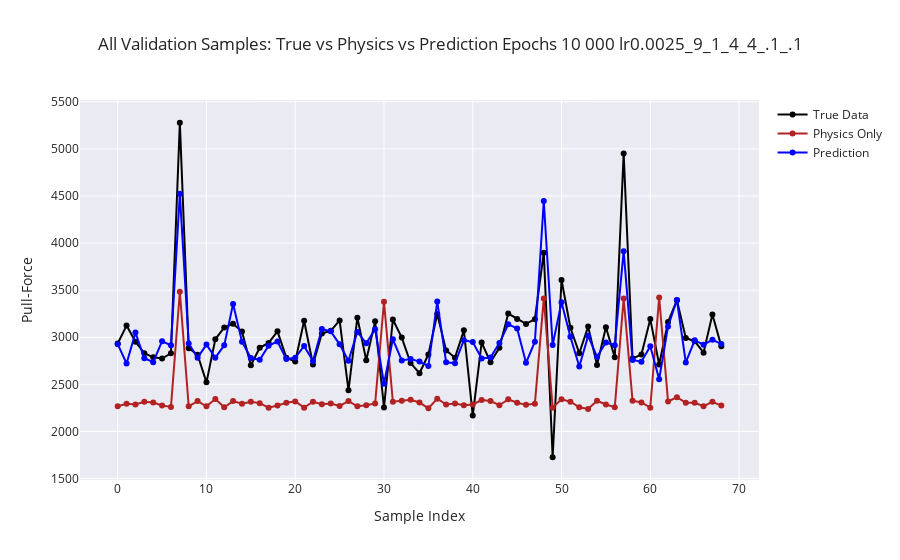

Notebook source saved alongside this figure:
### Code cell
# After training, do a one‐pass over val_loader:
all_true, all_phys, all_pred = [], [], []

with torch.no_grad():
    for x_cat, x_cont, y in val_loader:
        y   = y.unsqueeze(-1)                             # [B,1]
        f_p = physics_pull_force(x_cont).unsqueeze(-1)     # [B,1]
        r_p = model(x_cat, x_cont)                         # [B,1]
        y_p = (f_p + r_p)                                  # [B,1]

        all_true.append(y.ravel())
        all_phys.append(f_p.ravel())
        all_pred.append(y_p.ravel())

# flatten
all_true = np.concatenate(all_true)
all_phys = np.concatenate(all_phys)
all_pred = np.concatenate(all_pred)

# now plot per‐sample
sample_idx = np.arange(len(all_true))

fig = go.Figure()
fig.add_trace(go.Scatter(x=sample_idx, y=all_true, mode="lines+markers",
                         name="True Data", marker=dict(color="black", size=6)))
fig.add_trace(go.Scatter(x=sample_idx, y=all_phys, mode="lines+markers",
                         name="Physics Only", marker=dict(color="firebrick", size=6)))
fig.add_trace(go.Scatter(x=sample_idx, y=all_pred, mode="lines+markers",
                         name="Prediction", marker=dict(color="blue", size=6)))

fig.update_layout(
    title="All Validation Samples: True vs Physics vs Prediction Epochs 10 000 lr0.0025_9_1_4_4_.1_.1",
    xaxis_title="Sample Index",
    yaxis_title="Pull-Force",
    template="seaborn"
)
fig.show()

### Figure 1 — Plotly figure (JSON) as saved in the notebook; plotly's stock layout.template omitted (floating-point values rounded to 4 significant figures)
{"data": [{"marker": {"color": "black", "size": 6}, "mode": "lines+markers", "name": "True Data", "type": "scatter", "x": [0, 1, 2, 3, 4, 5, 6, 7, 8, 9, 10, 11, 12, 13, 14, 15, 16, 17, 18, 19, 20, 21, 22, 23, 24, 25, 26, 27, 28, 29, 30, 31, 32, 33, 34, 35, 36, 37, 38, 39, 40, 41, 42, 43, 44, 45, 46, 47, 48, 49, 50, 51, 52, 53, 54, 55, 56, 57, 58, 59, 60, 61, 62, 63, 64, 65, 66, 67, 68], "y": [2934.0, 3124.0, 2953.0, 2830.0, 2787.0, 2775.0, 2830.0, 5278.0, 2883.0, 2814.0, 2522.0, 2979.0, 3104.0, 3143.0, 3061.0, 2703.0, 2888.0, 2940.0, 3063.0, 2784.0, 2742.0, 3175.0, 2711.0, 3040.0, 3069.0, 3179.0, 2437.0, 3208.0, 2756.0, 3169.0, 2255.0, 3188.0, 2996.0, 2726.0, 2618.0, 2816.0, 3246.0, 2861.0, 2784.0, 3074.0, 2168.0, 2944.0, 2735.0, 2889.0, 3252.0, 3193.0, 3142.0, 3192.0, 3898.0, 1726.0, 3608.0, 3101.0, 2830.0, 3113.0, 2706.0, 3106.0, 2787.0, 4952.0, 2775.0, 2816.0, 3193.0, 2710.0, 3163.0, 3394.0, 2992.0, 2958.0, 2837.0, 3241.0, 2905.0]}, {"marker": {"color": "firebrick", "size": 6}, "mode": "lines+markers", "name": "Physics Only", "type": "scatter", "x": [0, 1, 2, 3, 4, 5, 6, 7, 8, 9, 10, 11, 12, 13, 14, 15, 16, 17, 18, 19, 20, 21, 22, 23, 24, 25, 26, 27, 28, 29, 30, 31, 32, 33, 34, 35, 36, 37, 38, 39, 40, 41, 42, 43, 44, 45, 46, 47, 48, 49, 50, 51, 52, 53, 54, 55, 56, 57, 58, 59, 60, 61, 62, 63, 64, 65, 66, 67, 68], "y": [2268.0, 2293.0, 2286.0, 2315.0, 2308.0, 2275.0, 2260.0, 3482.0, 2268.0, 2323.0, 2268.0, 2345.0, 2257.0, 2323.0, 2293.0, 2315.0, 2301.0, 2253.0, 2275.0, 2304.0, 2319.0, 2253.0, 2315.0, 2290.0, 2297.0, 2271.0, 2323.0, 2268.0, 2279.0, 2297.0, 3376.0, 2315.0, 2326.0, 2337.0, 2308.0, 2246.0, 2348.0, 2286.0, 2297.0, 2279.0, 2286.0, 2334.0, 2323.0, 2279.0, 2341.0, 2304.0, 2282.0, 2293.0, 3413.0, 2253.0, 2341.0, 2315.0, 2257.0, 2238.0, 2326.0, 2286.0, 2257.0, 3413.0, 2326.0, 2308.0, 2253.0, 3424.0, 2319.0, 2363.0, 2304.0, 2304.0, 2268.0, 2315.0, 2275.0]}, {"marker": {"color": "blue", "size": 6}, "mode": "lines+markers", "name": "Prediction", "type": "scatter", "x": [0, 1, 2, 3, 4, 5, 6, 7, 8, 9, 10, 11, 12, 13, 14, 15, 16, 17, 18, 19, 20, 21, 22, 23, 24, 25, 26, 27, 28, 29, 30, 31, 32, 33, 34, 35, 36, 37, 38, 39, 40, 41, 42, 43, 44, 45, 46, 47, 48, 49, 50, 51, 52, 53, 54, 55, 56, 57, 58, 59, 60, 61, 62, 63, 64, 65, 66, 67, 68], "y": [2927.0, 2721.0, 3050.0, 2778.0, 2736.0, 2958.0, 2916.0, 4523.0, 2935.0, 2783.0, 2923.0, 2784.0, 2914.0, 3354.0, 2953.0, 2779.0, 2761.0, 2909.0, 2956.0, 2768.0, 2782.0, 2907.0, 2748.0, 3088.0, 3063.0, 2925.0, 2750.0, 3057.0, 2936.0, 3086.0, 2507.0, 2978.0, 2754.0, 2770.0, 2742.0, 2695.0, 3379.0, 2735.0, 2724.0, 2968.0, 2949.0, 2775.0, 2784.0, 2938.0, 3137.0, 3094.0, 2728.0, 2953.0, 4448.0, 2918.0, 3373.0, 3006.0, 2689.0, 3015.0, 2792.0, 2944.0, 2914.0, 3914.0, 2759.0, 2740.0, 2904.0, 2554.0, 3115.0, 3395.0, 2732.0, 2967.0, 2921.0, 2973.0, 2930.0]}], "layout": {"title": {"text": "All Validation Samples: True vs Physics vs Prediction Epochs 10 000 lr0.0025_9_1_4_4_.1_.1"}, "xaxis": {"title": {"text": "Sample Index"}}, "yaxis": {"title": {"text": "Pull-Force"}}}}
